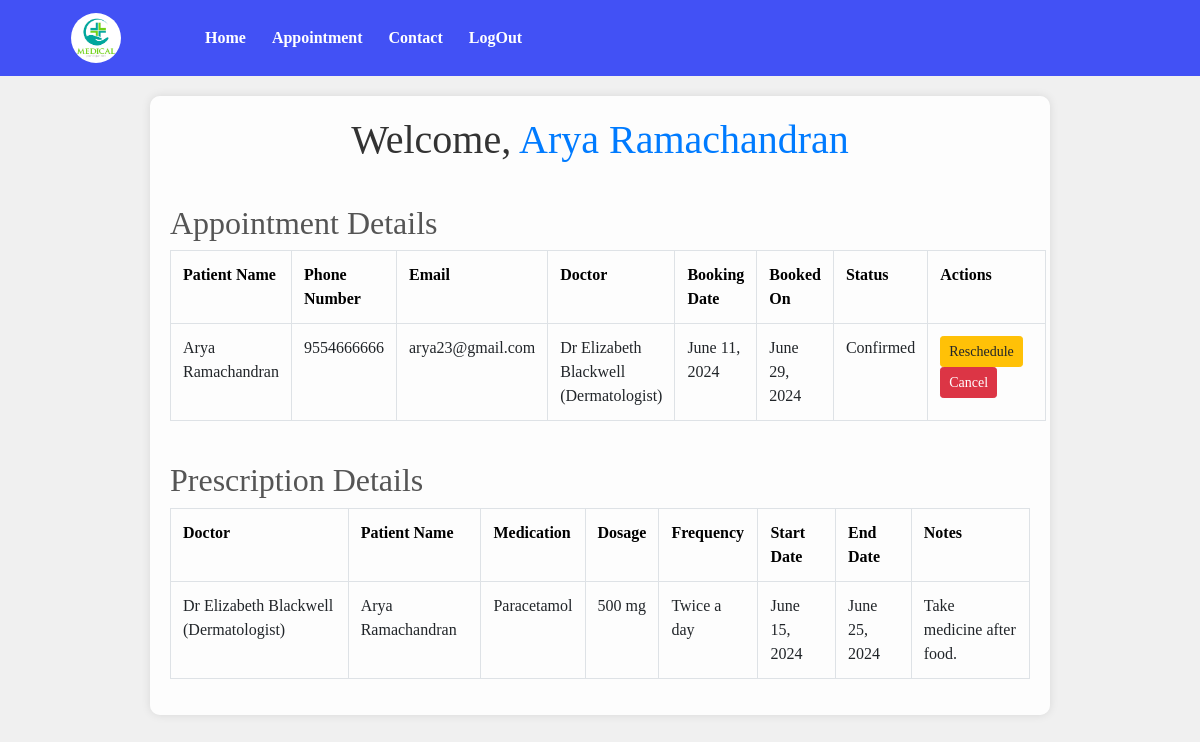
/dashboard/ (signed in), run on the app's committed database.
### hospital/models.py (models this page shows, shortened)
class Patient(models.Model):
    name = models.CharField(max_length=255)
    phone_number = models.CharField(max_length=10)
    email = models.EmailField(unique=True)
    password = models.CharField(max_length=255)
    date_of_birth = models.DateField(null=True, blank=True)

class Appointment(models.Model):
    Patient_name = models.CharField(max_length=50)
    Phone_number = models.CharField(max_length=10)
    Email_id = models.EmailField()
    Doctor_name = models.ForeignKey(Doctor,on_delete=models.CASCADE)
    Booking_date = models.DateField()
    Booked_on = models.DateField(auto_now=True)
    STATUS_CHOICES = [
        ('confirmed', 'Confirmed'),
        ('pending', 'Pending'),
        ('cancelled', 'Cancelled'),
        ('completed', 'Completed'),
        ('rescheduled','rescheduled')
    ]
    status = models.CharField(max_length=20, choices=STATUS_CHOICES, default='')

class Doctor(models.Model):
    name = models.CharField(max_length=25)
    specialization = models.CharField(max_length=40)
    image = models.ImageField(upload_to='media', blank=True, default='')
    def __str__(self):
        return ' {}'.format(self.name) + ' ({})'.format(self.specialization)

class Prescription(models.Model):
    doctor = models.ForeignKey(Doctor,null=True, on_delete=models.CASCADE)
    patient_name = models.CharField(max_length=100,default='')
    medication = models.CharField(max_length=100)
    dosage = models.CharField(max_length=50)
    frequency = models.CharField(max_length=50)
    start_date = models.DateField()
    end_date = models.DateField()
    notes = models.TextField()

### hospital/views.py (the view)
# urls.py: path('dashboard/',views. patient_dashboard, name='patient_dashboard'),
def patient_dashboard(request):
    patient_id = request.session.get('patient_id')
    if not patient_id:
        return redirect('login')
    try:
        patient = Patient.objects.get(id=patient_id)
    except Patient.DoesNotExist:
        return redirect('login')
    appointments = Appointment.objects.filter(Patient_name=patient.name)
    prescriptions = Prescription.objects.filter(patient_name=patient.name)
    context = {
        'patient': patient,
        'appointments': appointments,
        'prescriptions': prescriptions,
    }
    return render(request, 'patient_dashboard.html', context)

### templates/patient_dashboard.html (shortened to what this page needs)
{% include 'patient_navbar.html' %}
{% load static %}
<!DOCTYPE html>
<html lang="en">
<head>
    <link href="https://maxcdn.bootstrapcdn.com/bootstrap/4.0.0/css/bootstrap.min.css" rel="stylesheet">
</head>
<body>
    <div class="container">
        <h1>Welcome, <a href="{% url 'patient_detail' patient.id %}">{{ patient.name }}</a></h1>
        <h2>Appointment Details</h2>
        <table id="appointments" class="table table-bordered">
            <tr>
                <th style="color: #000;">Patient Name</th>
                <th style="color: #000;">Phone Number</th>
                <th style="color: #000;">Email</th>
                <th style="color: #000;">Doctor</th>
                <th style="color: #000;">Booking Date</th>
                <th style="color: #000;">Booked On</th>
                <th style="color: #000;">Status</th>
                <th style="color: #000;">Actions</th>
            </tr>
            {% if appointments %}
                {% for appointment in appointments %}
                <tr>
                    <td>{{ appointment.Patient_name }}</td>
                    <td>{{ appointment.Phone_number }}</td>
                    <td>{{ appointment.Email_id }}</td>
                    <td>{{ appointment.Doctor_name }}</td>
                    <td>{{ appointment.Booking_date }}</td>
                    <td>{{ appointment.Booked_on }}</td>
                    <td>{{ appointment.get_status_display }}</td>
                    <td>
                        {% if appointment.status != 'completed' and appointment.status != 'cancelled' %}
                            <a href="{% url 'reschedule_appointment' appointment.id %}" class="btn btn-warning btn-sm">Reschedule</a>
                            <form method="post" action="{% url 'confirm_cancel_appointment' appointment.id %}" style="display:inline;">
                                <button type="submit" class="btn btn-danger btn-sm">Cancel</button>
                            </form>
                        {% endif %}
                    </td>
                </tr>
                {% endfor %}
            {% else %}
                <tr>
                    <td colspan="8" class="no-data">No appointments found.</td>
                </tr>
            {% endif %}
        </table>
        <h2>Prescription Details</h2>
        <table id="prescriptions" class="table table-bordered">
            <tr>
                <th style="color: #000;">Doctor</th>
                <th style="color: #000;">Patient Name</th>
                <th style="color: #000;">Medication</th>
                <th style="color: #000;">Dosage</th>
                <th style="color: #000;">Frequency</th>
                <th style="color: #000;">Start Date</th>
                <th style="color: #000;">End Date</th>
                <th style="color: #000;">Notes</th>
            </tr>
            {% if prescriptions %}
                {% for prescription in prescriptions %}
                <tr>
                    <td>{{ prescription.doctor }}</td>
                    <td>{{ prescription.patient_name }}</td>
                    <td>{{ prescription.medication }}</td>
                    <td>{{ prescription.dosage }}</td>
                    <td>{{ prescription.frequency }}</td>
                    <td>{{ prescription.start_date }}</td>
                    <td>{{ prescription.end_date }}</td>
                    <td>{{ prescription.notes }}</td>
                </tr>
                {% endfor %}
            {% else %}
                <tr>
                    <td colspan="8" class="no-data">No prescriptions found.</td>
                </tr>
            {% endif %}
        </table>
    </div>
</body>
</html>

### static/css/style.css (style rules this page uses)
* { margin: 0; padding: 0; box-sizing: border-box; font-family: 'Merriweather', serif; }
html { scroll-behavior: smooth; }

### templates/patient_dashboard.html (style rules this page uses)
body { font-family: Arial, sans-serif; background-color: #f0f0f0; }
.container { max-width: 900px; margin: 20px auto; padding: 20px; background-color: rgba(255, 255, 255, 0.9); border-radius: 10px; box-shadow: 0 0 10px rgba(0, 0, 0, 0.1); }
table { width: 100%; border-collapse: collapse; margin-bottom: 20px; }
th, td { padding: 10px; text-align: left; border: 1px solid #ddd; }
th { background-color: #f4f4f4; }
h1 { text-align: center; color: #333; }
h2 { color: #555; margin-top: 40px; }
.btn { margin-right: 10px; }

### data on the page
Patient: name "Arya Ramachandran"
Appointment: Patient_name "Arya Ramachandran", Phone_number "9554666666", Email_id "arya23@gmail.com", Doctor_name "Dr Elizabeth Blackwell (Dermatologist)", Booking_date "June 11, 2024", Booked_on "June 29, 2024", status "Confirmed", shows "Reschedule"
Prescription: doctor "Dr Elizabeth Blackwell (Dermatologist)", patient_name "Arya Ramachandran", medication "Paracetamol", dosage "500 mg", frequency "Twice a day", start_date "June 15, 2024", end_date "June 25, 2024", notes "Take medicine after food."
